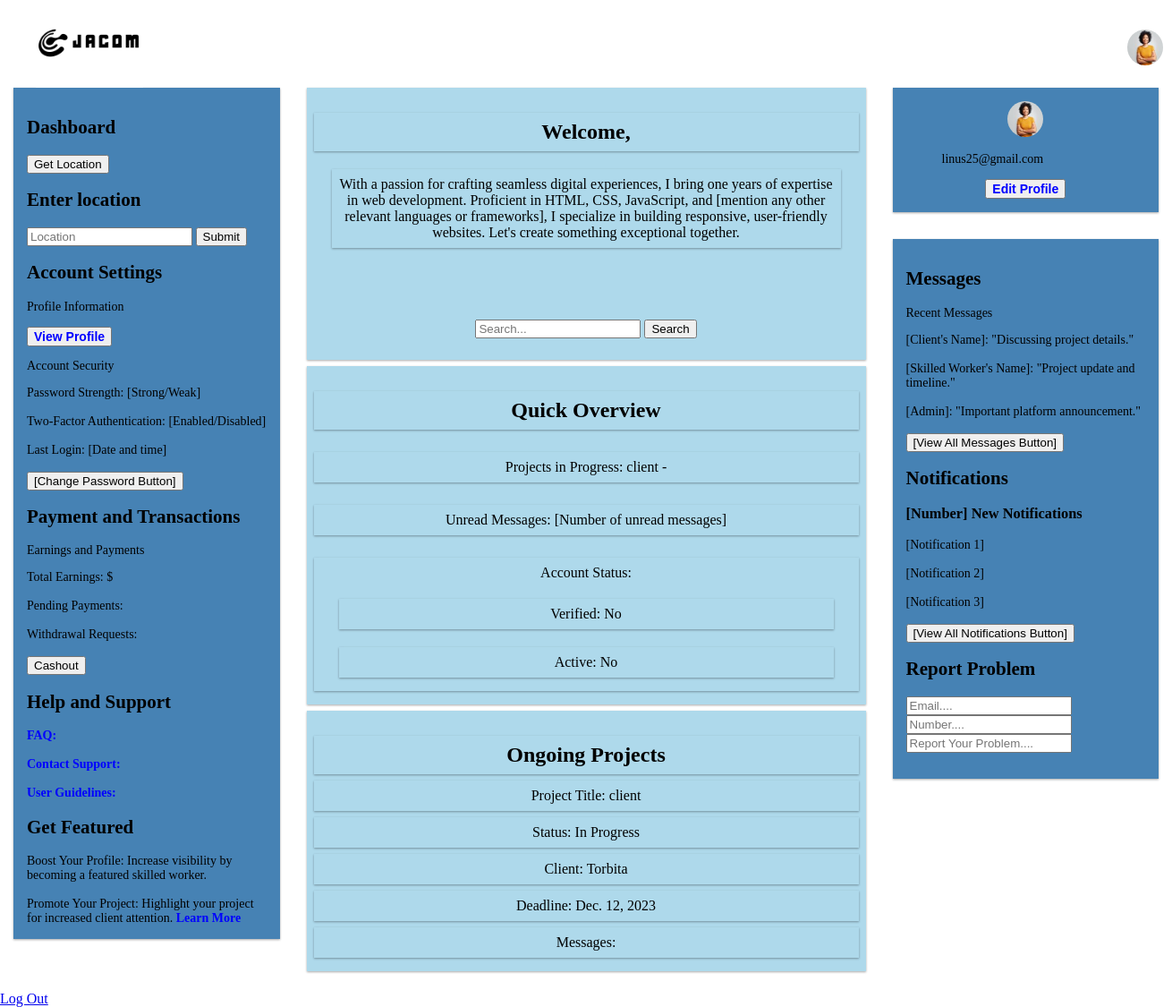
Page /dashboard_page on the committed database.
### users_accounts/models.py (models this page shows, shortened)
class UserProfile(models.Model):
    user = models.ForeignKey(User, on_delete=models.CASCADE)
    first_name = models.CharField(max_length=30)
    last_name = models.CharField(max_length=30)
    email = models.EmailField(unique=True)
    profile_pictures = models.ImageField(unique=True, default='img.png', upload_to='pics')
    work_bio = models.TextField(default='write a short bio about yourself')
    mobile_number = models.IntegerField(default="123...")
    dob = models.DateField()
    GENDER_CHOICES = [
        ('Male', 'Male'),
        ('Female', 'Female')
    ]
    gender = models.CharField(max_length=200, choices=GENDER_CHOICES, default="Gender")
    category = models.ForeignKey(Customer, on_delete=models.CASCADE)
    content = models.TextField(default="search content")
    user = models.OneToOneField(User, on_delete=models.CASCADE)
    is_verified = models.BooleanField(default=False)
    is_active = models.BooleanField(default=False)
    STATUS_CHOICES = [
        ('In Progress', 'In Progress'),
        ('Completed', 'Completed'),
        ('On Hold', 'On Hold'),
    ]
    client = models.CharField(max_length=100)
    deadline = models.DateField(default="Deadline")
    title = models.CharField(max_length=255, default="Job Title")
    status = models.CharField(max_length=200, choices=STATUS_CHOICES ,default="In Progress")

### users_accounts/views.py (the view)
# urls.py: path('dashboard_page', Dashbord.as_view(), name = 'dashboard'),
class Dashbord(TemplateView):
    template_name = 'dashboard.html'
    login_url = '/user_login'
    def get_context_data(self, **kwargs):
        context = super().get_context_data(**kwargs)
        context['user_details'] = UserProfile.objects.all()
        return context

### users_accounts/templates/dashboard.html (shortened to what this page needs)
{% extends 'base.html' %}
{% load static %}
{% block contents %}
{% for user in user_details %}
<div class="header">
    <a href="{% url 'users_accounts:dashboard' %}"><img src="{% static './images/Jacom_logo2.png' %}" height="100px" width="120px"></a>
    <a href="{% url 'users_accounts:profile' %}" style="margin-left: 1100px; margin-top: 35px;" ><img src="{{user.profile_pictures.url}}" style="border-radius: 200px;" height="40px" width="40px"/></a>
</div>
<div class="row">
    <div class="col-3 col-s-3">
        <div class="aside-2">
            <h2>Dashboard</h2>
            <button onclick="getLocation()">Get Location</button>
            <div>
                <h2>Enter location</h2>
                <form>
                  <input type="geolocation" id="location" name="location" placeholder="Location">
                  <input type="submit" onclick="getLocation()" value="Submit">
                </form>
            </div>
            <div>
                <h2>
                    Account Settings
                </h2>
                <p>
                    Profile Information
                </p>
                    <button><a href="{% url 'users_accounts:profile' %}">View Profile</a></button>
                    <p>
                        Account Security
                    </p>
                        Password Strength: [Strong/Weak]
                    <br>
                    <br>
                        Two-Factor Authentication: [Enabled/Disabled]
                    <br>
                    <br>
                        Last Login: [Date and time]
                    <br>
                    <br>
                    <button>[Change Password Button]</button>
            </div>
            <div>
                <h2>
                    Payment and Transactions
                </h2>
                <p>
                    Earnings and Payments
                </p>
                    Total Earnings: ${{ total_earnings }}
                    <br>
                    <br>
                    Pending Payments: {% for payment in user_pending_payments %} {{ payment.amount }} {% endfor %}
                    <br>
                    <br>
                    Withdrawal Requests:
                    <form method="post" action="{% url 'users_accounts:withdrawals' %}">
                        <br>
                        <button type="submit">Cashout</button>
                    </form> {% for request in pending_withdrawal_requests %} {{ request.amount }} {% endfor %}
            </div>
            <div>
                <h2>
                    Help and Support
                </h2>
                        <a href="{% url 'users_accounts:faqpage' %}">FAQ:</a>
                    <br>
                    <br>
                        <a href="{% url 'users_accounts:contact' %}">Contact Support:</a>
                    <br>
                    <br>
                        <a href="{% url 'users_accounts:functioning' %}">User Guidelines:</a>
            </div>
            <div>
                <h2>
                    Get Featured
                </h2>
                        Boost Your Profile: Increase visibility by becoming a featured skilled worker.
                    <br>
                    <br>
                        Promote Your Project: Highlight your project for increased client attention.
                <a href="{% url 'users_accounts:about' %}">Learn More</a>
            </div>
        </div>
    </div>
    <div class="col-6 col-s-6 menu">
        <ul>
            <li>
                <h2>Welcome, {{request.user.username}}</h2>
                <p>{{user.work_bio}}</p>
                <div>
                    <div class="search">
                        <form action="{% url 'users_accounts:search' %}" method="GET">
                            <input type="text" name="q" placeholder="Search...">
                            <button type="submit">Search</button>
                        </form>
                    </div>
                </div>
            </li>
            <li>
                <div>
                    <h2>Quick Overview</h2>
                     <ul>
                        <br>
                        <li>Projects in Progress: {{ user.title }} - {{ user.ongoing_jobs_count }}</li>
                        <br>
                        <li>Unread Messages: [Number of unread messages]</li>
                        <br>
                        <li>Account Status:
                            <p>
                                Verified: {% if user_profile.is_verified %}Yes{% else %}No{% endif %}
                            </p>
                            <p>
                                Active: {% if user_profile.is_active %}Yes{% else %}No{% endif %}
                            </p>
                        </li>
                    </ul>
                </div>
            </li>
            <li>
                <div>
                    <h2>
                        Ongoing Projects
                    </h2>
                    <ul>
                        <li>
                            Project Title: {{ user.title }}
                        </li>
                        <li>
                            Status: {{ user.status }}
                        </li>
                        <li>
                            Client: {{ user.client }}
                        </li>
                        <li>
                            Deadline: {{ user.deadline }}
                        </li>
                        <li>
                            Messages:
                        </li>
                    </ul>
        </ul>
    </div>
    <div class="col-3 col-s-9">
        <div class="aside">
            <img src="{{user.profile_pictures.url}}" style="border-radius: 200px; width: 40px; height: 40px;"/>
            <ul>
                <li>
                </li>
                <li>
                    {{user.email}}
                </li>
            </ul>
            <button><a href="{% url 'users_accounts:update' pk=user.id %}">Edit Profile</a></button>
        </div>
    </div>
    <div class="col-3 col-s-12">
        <div class="aside-3">
            <div>
                <h2>
                    Messages
                </h2>
                <p>
                    Recent Messages
                </p>
                        [Client's Name]: "Discussing project details."
                    <br>
                    <br>
                        [Skilled Worker's Name]: "Project update and timeline."
                    <br>
                    <br>
                        [Admin]: "Important platform announcement."
                    <br>
                    <br>
                <button>[View All Messages Button]</button>
            </div>
            <div>
                <h2>
                    Notifications
                </h2>
                <h3>
                    [Number] New Notifications
                </h3>
                        [Notification 1]
                    <br>
                    <br>
                        [Notification 2]
                    <br>
                    <br>
                        [Notification 3]
                    <br>
                    <br>
                <button>[View All Notifications Button]</button>
            </div>
            <h2>Report Problem</h2>
            <p>
                <form>
                    <label>
                        <input type="email" placeholder="Email....">
                    </label>
                    <label>
                        <input type="number" placeholder="Number....">
                    </label>
                    <label>
                        <input type="text" placeholder="Report Your Problem....">
                    </label>
                </form>
            </p>
        </div>
    </div>
</div>
        <div>
            <a href="{% url 'users_accounts:logout' %}">Log Out</a>
        </div>
{% endfor %}
{% endblock %}

### static/css/style.css (style rules this page uses)
* { box-sizing: border-box; }
body { background-color: white; color: black; margin: 0px; padding: 0px; border: 0px; }
.headerbar, li { display: flex; text-align: center; text-decoration: none; }
.row::after { content: ""; clear: both; display: table; }
.row { margin-top: -15px; }
[class*="col-"] { float: left; padding: 15px; }
.header { color: yellow; padding: 0px; margin-left: 40px; display: flex; margin-top: -2px; }
.menu ul { list-style-type: none; margin: 0; padding: 0; display: inline; }
.menu li { padding: 8px; margin-bottom: 7px; background-color: rgb(174, 217, 235); color: black; box-shadow: 0 1px 3px rgba(0,0,0,0.12), 0 1px 2px rgba(0,0,0,0.24); display: block; }
.aside { background-color: steelblue; padding: 15px; text-align: center; font-size: 14px; box-shadow: 0 1px 3px rgba(0,0,0,0.12), 0 1px 2px rgba(0,0,0,0.24); }
.aside li { margin-top: -15; }
.aside-2 { background-color: steelblue; padding: 15px; font-size: 14px; box-shadow: 0 1px 3px rgba(0,0,0,0.12), 0 1px 2px rgba(0,0,0,0.24); }
.aside-3 { background-color: steelblue; padding: 15px; font-size: 14px; box-shadow: 0 1px 3px rgba(0,0,0,0.12), 0 1px 2px rgba(0,0,0,0.24); position: relative; left: 0px; }
.menu p { margin: 20px; padding: 8px; margin-bottom: 7px; background-color: rgb(174, 217, 235); color: black; box-shadow: 0 1px 3px rgba(0,0,0,0.12), 0 1px 2px rgba(0,0,0,0.24); display: block; }
.menu h2 { padding: 8px; margin-bottom: 7px; background-color: rgb(174, 217, 235); color: black; box-shadow: 0 1px 3px rgba(0,0,0,0.12), 0 1px 2px rgba(0,0,0,0.24); display: block; }
.row a { text-decoration: none; color: blue; font-size: 14px; font-weight: 600; }
.search { margin-top: 80px; margin-left: 0; }
@media only screen and (min-width: 768px) { .col-3 { width: 25%; } }
@media only screen and (min-width: 768px) { .col-6 { width: 50%; } }

### rows in the picture
UserProfile: profile_pictures (picture), work_bio "With a passion for crafting seamless digital experiences, I bring one years of expertise in web development. Proficient in HTML, CSS, JavaScript, and [mention any other relevant languages or frameworks], I specialize in building responsive, user-friendly websites. Let's create something exceptional together.", title "client", status "In Progress", client "Torbita", deadline "Dec. 12, 2023", email "linus25@gmail.com"
